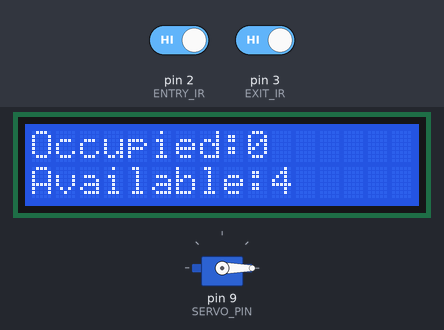
Recording of a sketch running on a simulated Arduino Uno, built with avr-gcc and run on an emulated ATmega328P. Shown: servo, 16×2 character LCD. The test bench sets the inputs (shaded band); at power-on: pin 2 (ENTRY_IR) HIGH, pin 3 (EXIT_IR) HIGH. What the sketch prints to the serial monitor is not drawn.

Above: at 3.8 s.
3.9 s: pin 2 (ENTRY_IR) driven LOW
At 4.3 s:
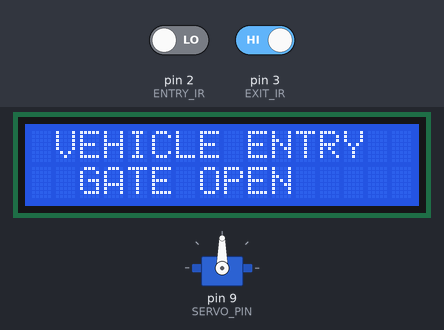
5.4 s: pin 3 (EXIT_IR) driven LOW
At 7.3 s:
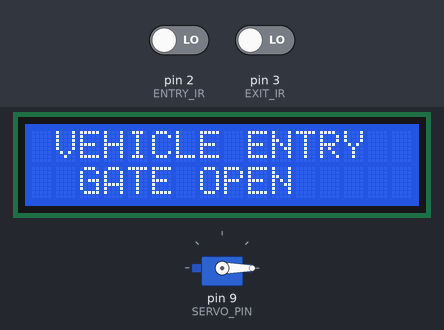
At 8.8 s:
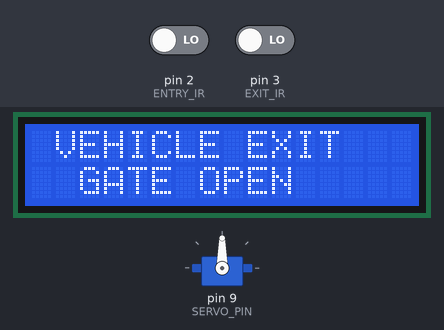
Timing chart, 0 to 12.0 s (numbered marks = the images above; inputs shaded):
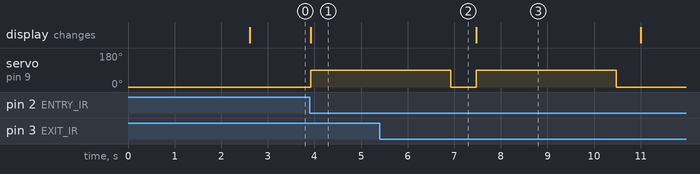

The sketch:

smart_parking_with_serial_status.ino
```cpp
/*
====================================================
 SMART PARKING SYSTEM (4 SLOTS) — with serial status output
 Arduino UNO + 2 IR Sensors + Servo + I2C LCD
====================================================

This is the ORIGINAL sketch, UNCHANGED in behavior, with exactly one
addition: every time occupiedSlots changes, it prints a line like

    STATUS,2,4

over the USB/hardware serial port (9600 baud), where:
    2 = occupiedSlots
    4 = TOTAL_SLOTS

Nothing about the LCD, gate, or entry/exit logic below was modified.
An ESP8266/ESP32 (see esp_wifi_bridge.ino) or a PC (see serial_bridge.py)
can listen on this same serial line and forward it to:

    POST /api/iot/status
    X-IOT-API-KEY: <your key>
    { "occupiedSlots": 2, "totalSlots": 4 }

The Arduino UNO itself has NO built-in Wi-Fi and does not talk to the
backend directly — it only prints this line.

Entry IR  -> D2
Exit IR   -> D3
Servo     -> D9

LCD SDA   -> A4
LCD SCL   -> A5

Total Capacity = 4 Cars
====================================================
*/

#include <Wire.h>
#include <LiquidCrystal_I2C.h>
#include <Servo.h>

LiquidCrystal_I2C lcd(0x27, 16, 2);
Servo gateServo;

#define ENTRY_IR   2
#define EXIT_IR    3
#define SERVO_PIN  9

const int TOTAL_SLOTS = 4;
int occupiedSlots = 0;

bool entryLock = false;
bool exitLock = false;

void setup()
{
  Serial.begin(9600); // added: for STATUS,x,y output only

  pinMode(ENTRY_IR, INPUT);
  pinMode(EXIT_IR, INPUT);

  gateServo.attach(SERVO_PIN);
  gateServo.write(0);

  lcd.init();
  lcd.backlight();

  lcd.clear();
  lcd.setCursor(0, 0);
  lcd.print(" SMART PARKING");

  lcd.setCursor(3, 1);
  lcd.print("WELCOME");

  delay(2500);

  updateDisplay();
  sendStatus(); // added
}

void loop()
{
  if (digitalRead(ENTRY_IR) == LOW && !entryLock)
  {
    entryLock = true;

    if (occupiedSlots < TOTAL_SLOTS)
    {
      occupiedSlots++;

      lcd.clear();
      lcd.setCursor(1, 0);
      lcd.print("VEHICLE ENTRY");

      lcd.setCursor(2, 1);
      lcd.print("GATE OPEN");

      gateOpen();

      updateDisplay();
      sendStatus(); // added
    }
    else
    {
      lcd.clear();
      lcd.setCursor(1, 0);
      lcd.print("PARKING FULL");

      lcd.setCursor(2, 1);
      lcd.print("NO ENTRY");

      delay(2500);

      updateDisplay();
    }
  }

  if (digitalRead(ENTRY_IR) == HIGH)
  {
    entryLock = false;
  }

  if (digitalRead(EXIT_IR) == LOW && !exitLock)
  {
    exitLock = true;

    if (occupiedSlots > 0)
    {
      occupiedSlots--;

      lcd.clear();
      lcd.setCursor(1, 0);
      lcd.print("VEHICLE EXIT");

      lcd.setCursor(2, 1);
      lcd.print("GATE OPEN");

      gateOpen();

      updateDisplay();
      sendStatus(); // added
    }
  }

  if (digitalRead(EXIT_IR) == HIGH)
  {
    exitLock = false;
  }
}

void gateOpen()
{
  gateServo.write(90);
  delay(3000);

  gateServo.write(0);
  delay(500);
}

void updateDisplay()
{
  lcd.clear();

  lcd.setCursor(0, 0);
  lcd.print("Occupied:");
  lcd.print(occupiedSlots);

  lcd.setCursor(0, 1);
  lcd.print("Available:");
  lcd.print(TOTAL_SLOTS - occupiedSlots);
}

// added: prints "STATUS,<occupied>,<total>" for a bridge device to read
void sendStatus()
{
  Serial.print("STATUS,");
  Serial.print(occupiedSlots);
  Serial.print(",");
  Serial.println(TOTAL_SLOTS);
}
```

Measured:
- after the input at 3.9 s, servo on pin 9 (SERVO_PIN): 0° → 90° at once; the display: changes at once (image 1)
- after the input at 5.4 s, the display: changes after 2.1 s (image 3)
